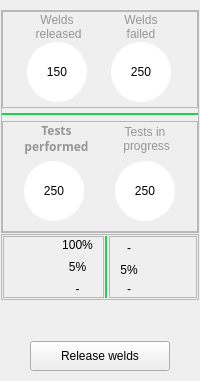
        <widget class="QWidget" name="constructInfoMenu">
         <layout class="QVBoxLayout" name="verticalLayout">
          <property name="spacing">
           <number>1</number>
          </property>
          <property name="leftMargin">
           <number>1</number>
          </property>
          <property name="topMargin">
           <number>10</number>
          </property>
          <property name="rightMargin">
           <number>1</number>
          </property>
          <property name="bottomMargin">
           <number>10</number>
          </property>
          <item>
           <widget class="QFrame" name="frame_17">
            <property name="styleSheet">
             <string notr="true">QPushButton{
   border: 1px solid rgb(255, 255, 255); 
   border-radius: 30px;
   font: 75 bold 16pt &quot;Microsoft YaHei&quot;; 
   background-color: rgb(255, 255, 255);
   color: rgb(0,0,0);
}

QPushButton:hover{
background-color: rgb(30, 210, 80);
}

QLabel{
	font: 75 bold 9pt &quot;Microsoft YaHei&quot;;
	color: rgb(150, 150, 150);
}</string>
            </property>
            <property name="frameShape">
             <enum>QFrame::StyledPanel</enum>
            </property>
            <property name="frameShadow">
             <enum>QFrame::Raised</enum>
            </property>
            <layout class="QVBoxLayout" name="verticalLayout_3">
             <property name="spacing">
              <number>5</number>
             </property>
             <property name="leftMargin">
              <number>0</number>
             </property>
             <property name="topMargin">
              <number>0</number>
             </property>
             <property name="rightMargin">
              <number>0</number>
             </property>
             <property name="bottomMargin">
              <number>0</number>
             </property>
             <item>
              <widget class="QFrame" name="frame_3">
               <property name="styleSheet">
                <string notr="true">QPushButton{
   border: 1px solid rgb(255, 255, 255); 
   border-radius: 30px;
   font: 75 bold 16pt &quot;Microsoft YaHei&quot;; 
   background-color: rgb(255, 255, 255);
   color: rgb(0,0,0);
}

QPushButton:hover{
background-color: rgb(30, 210, 80);
}

QLabel{
	font: 75 bold 9pt &quot;Microsoft YaHei&quot;;
	color: rgb(150, 150, 150);
}</string>
               </property>
               <property name="frameShape">
                <enum>QFrame::StyledPanel</enum>
               </property>
               <property name="frameShadow">
                <enum>QFrame::Raised</enum>
               </property>
               <layout class="QGridLayout" name="gridLayout">
                <property name="leftMargin">
                 <number>1</number>
                </property>
                <property name="topMargin">
                 <number>1</number>
                </property>
                <property name="rightMargin">
                 <number>1</number>
                </property>
                <property name="bottomMargin">
                 <number>5</number>
                </property>
                <property name="spacing">
                 <number>1</number>
                </property>
                <item row="0" column="1">
                 <widget class="QLabel" name="label_5">
                  <property name="text">
                   <string>Welds 
 released</string>
                  </property>
                  <property name="alignment">
                   <set>Qt::AlignCenter</set>
                  </property>
                 </widget>
                </item>
                <item row="0" column="2">
                 <widget class="QLabel" name="label_7">
                  <property name="text">
                   <string>Welds 
failed</string>
                  </property>
                  <property name="alignment">
                   <set>Qt::AlignCenter</set>
                  </property>
                 </widget>
                </item>
                <item row="1" column="2">
                 <widget class="QPushButton" name="weldsFailedBtn">
                  <property name="sizePolicy">
                   <sizepolicy hsizetype="Fixed" vsizetype="Fixed">
                    <horstretch>0</horstretch>
                    <verstretch>0</verstretch>
                   </sizepolicy>
                  </property>
                  <property name="minimumSize">
                   <size>
                    <width>60</width>
                    <height>60</height>
                   </size>
                  </property>
                  <property name="styleSheet">
                   <string notr="true"/>
                  </property>
                  <property name="text">
                   <string>250</string>
                  </property>
                 </widget>
                </item>
                <item row="1" column="1">
                 <widget class="QPushButton" name="weldsReleasedBtn">
                  <property name="sizePolicy">
                   <sizepolicy hsizetype="Fixed" vsizetype="Fixed">
                    <horstretch>0</horstretch>
                    <verstretch>0</verstretch>
                   </sizepolicy>
                  </property>
                  <property name="minimumSize">
                   <size>
                    <width>60</width>
                    <height>60</height>
                   </size>
                  </property>
                  <property name="text">
                   <string>150</string>
                  </property>
                 </widget>
                </item>
               </layout>
              </widget>
             </item>
             <item>
              <widget class="Line" name="line">
               <property name="styleSheet">
                <string notr="true">color: rgb(30, 210, 80);</string>
               </property>
               <property name="frameShadow">
                <enum>QFrame::Plain</enum>
               </property>
               <property name="lineWidth">
                <number>2</number>
               </property>
               <property name="orientation">
                <enum>Qt::Horizontal</enum>
               </property>
              </widget>
             </item>
             <item>
              <widget class="QFrame" name="frame_4">
               <property name="styleSheet">
                <string notr="true">QPushButton{
   border: 1px solid rgb(255, 255, 255); 
   border-radius: 30px;
   font: 75 bold 16pt &quot;Microsoft YaHei&quot;; 
   background-color: rgb(255, 255, 255);
   color: rgb(0,0,0);
}

QPushButton:hover{
background-color: rgb(30, 210, 80);
}

QLabel{
	font: 75 bold 9pt &quot;Microsoft YaHei&quot;;
}</string>
               </property>
               <property name="frameShape">
                <enum>QFrame::StyledPanel</enum>
               </property>
               <property name="frameShadow">
                <enum>QFrame::Raised</enum>
               </property>
               <layout class="QGridLayout" name="gridLayout_4">
                <property name="leftMargin">
                 <number>1</number>
                </property>
                <property name="topMargin">
                 <number>0</number>
                </property>
                <property name="rightMargin">
                 <number>1</number>
                </property>
                <property name="bottomMargin">
                 <number>10</number>
                </property>
                <item row="0" column="0">
                 <widget class="QLabel" name="label_6">
                  <property name="font">
                   <font>
                    <family>Microsoft YaHei</family>
                    <pointsize>9</pointsize>
                    <weight>75</weight>
                    <italic>false</italic>
                    <bold>true</bold>
                   </font>
                  </property>
                  <property name="text">
                   <string>Tests 
performed</string>
                  </property>
                  <property name="alignment">
                   <set>Qt::AlignCenter</set>
                  </property>
                 </widget>
                </item>
                <item row="0" column="1">
                 <widget class="QLabel" name="label_4">
                  <property name="styleSheet">
                   <string notr="true"/>
                  </property>
                  <property name="text">
                   <string>Tests in 
 progress</string>
                  </property>
                  <property name="alignment">
                   <set>Qt::AlignCenter</set>
                  </property>
                 </widget>
                </item>
                <item row="1" column="0">
                 <widget class="QPushButton" name="testsPerformedBtn">
                  <property name="sizePolicy">
                   <sizepolicy hsizetype="Fixed" vsizetype="Fixed">
                    <horstretch>0</horstretch>
                    <verstretch>0</verstretch>
                   </sizepolicy>
                  </property>
                  <property name="minimumSize">
                   <size>
                    <width>60</width>
                    <height>60</height>
                   </size>
                  </property>
                  <property name="styleSheet">
                   <string notr="true"/>
                  </property>
                  <property name="text">
                   <string>250</string>
                  </property>
                 </widget>
                </item>
                <item row="1" column="1">
                 <widget class="QPushButton" name="testsProgressBtn">
                  <property name="sizePolicy">
                   <sizepolicy hsizetype="Fixed" vsizetype="Fixed">
                    <horstretch>0</horstretch>
                    <verstretch>0</verstretch>
                   </sizepolicy>
                  </property>
                  <property name="minimumSize">
                   <size>
                    <width>60</width>
                    <height>60</height>
                   </size>
                  </property>
                  <property name="styleSheet">
                   <string notr="true"/>
                  </property>
                  <property name="text">
                   <string>250</string>
                  </property>
                 </widget>
                </item>
               </layout>
              </widget>
             </item>
            </layout>
           </widget>
          </item>
          <item>
           <widget class="QFrame" name="frame_5">
            <property name="styleSheet">
             <string notr="true">QLabel{
	font: 9pt;
}</string>
            </property>
            <property name="frameShape">
             <enum>QFrame::StyledPanel</enum>
            </property>
            <property name="frameShadow">
             <enum>QFrame::Raised</enum>
            </property>
            <layout class="QHBoxLayout" name="horizontalLayout_3">
             <property name="spacing">
              <number>1</number>
             </property>
             <property name="leftMargin">
              <number>1</number>
             </property>
             <property name="topMargin">
              <number>1</number>
             </property>
             <property name="rightMargin">
              <number>1</number>
             </property>
             <property name="bottomMargin">
              <number>1</number>
             </property>
             <item>
              <widget class="QFrame" name="frame_10">
               <property name="frameShape">
                <enum>QFrame::StyledPanel</enum>
               </property>
               <property name="frameShadow">
                <enum>QFrame::Raised</enum>
               </property>
               <layout class="QGridLayout" name="gridLayout_3">
                <property name="leftMargin">
                 <number>1</number>
                </property>
                <property name="topMargin">
                 <number>1</number>
                </property>
                <property name="rightMargin">
                 <number>10</number>
                </property>
                <property name="bottomMargin">
                 <number>1</number>
                </property>
                <property name="horizontalSpacing">
                 <number>10</number>
                </property>
                <property name="verticalSpacing">
                 <number>5</number>
                </property>
                <item row="0" column="1">
                 <widget class="QLabel" name="label_11">
                  <property name="maximumSize">
                   <size>
                    <width>30</width>
                    <height>30</height>
                   </size>
                  </property>
                  <property name="text">
                   <string/>
                  </property>
                  <property name="pixmap">
                   <pixmap resource="../resources.qrc">:/Icons/Icons/testingMethodsIcon_vt.png</pixmap>
                  </property>
                  <property name="scaledContents">
                   <bool>true</bool>
                  </property>
                 </widget>
                </item>
                <item row="1" column="1">
                 <widget class="QLabel" name="label_12">
                  <property name="maximumSize">
                   <size>
                    <width>30</width>
                    <height>30</height>
                   </size>
                  </property>
                  <property name="text">
                   <string/>
                  </property>
                  <property name="pixmap">
                   <pixmap resource="../resources.qrc">:/Icons/Icons/testingMethodsIcon_pt.png</pixmap>
                  </property>
                  <property name="scaledContents">
                   <bool>true</bool>
                  </property>
                 </widget>
                </item>
                <item row="2" column="1">
                 <widget class="QLabel" name="label_15">
                  <property name="maximumSize">
                   <size>
                    <width>30</width>
                    <height>30</height>
                   </size>
                  </property>
                  <property name="text">
                   <string/>
                  </property>
                  <property name="pixmap">
                   <pixmap resource="../resources.qrc">:/Icons/Icons/testingMethodsIcon_mt.png</pixmap>
                  </property>
                  <property name="scaledContents">
                   <bool>true</bool>
                  </property>
                 </widget>
                </item>
                <item row="1" column="2">
                 <widget class="QLabel" name="ptLevelLbl">
                  <property name="font">
                   <font>
                    <pointsize>9</pointsize>
                    <weight>50</weight>
                    <italic>false</italic>
                    <bold>false</bold>
                   </font>
                  </property>
                  <property name="text">
                   <string>5%</string>
                  </property>
                  <property name="alignment">
                   <set>Qt::AlignCenter</set>
                  </property>
                 </widget>
                </item>
                <item row="2" column="2">
                 <widget class="QLabel" name="mtLevelLbl">
                  <property name="font">
                   <font>
                    <pointsize>9</pointsize>
                    <weight>50</weight>
                    <italic>false</italic>
                    <bold>false</bold>
                   </font>
                  </property>
                  <property name="text">
                   <string>-</string>
                  </property>
                  <property name="alignment">
                   <set>Qt::AlignCenter</set>
                  </property>
                 </widget>
                </item>
                <item row="0" column="2">
                 <widget class="QLabel" name="vtLevelLbl">
                  <property name="font">
                   <font>
                    <pointsize>9</pointsize>
                    <weight>50</weight>
                    <italic>false</italic>
                    <bold>false</bold>
                   </font>
                  </property>
                  <property name="text">
                   <string>100%</string>
                  </property>
                  <property name="alignment">
                   <set>Qt::AlignCenter</set>
                  </property>
                 </widget>
                </item>
                <item row="1" column="0">
                 <spacer name="horizontalSpacer">
                  <property name="orientation">
                   <enum>Qt::Horizontal</enum>
                  </property>
                  <property name="sizeHint" stdset="0">
                   <size>
                    <width>40</width>
                    <height>20</height>
                   </size>
                  </property>
                 </spacer>
                </item>
               </layout>
              </widget>
             </item>
             <item>
              <widget class="Line" name="line_2">
               <property name="styleSheet">
                <string notr="true">color: rgb(30, 210, 80);</string>
               </property>
               <property name="frameShadow">
                <enum>QFrame::Plain</enum>
               </property>
               <property name="lineWidth">
                <number>2</number>
               </property>
               <property name="orientation">
                <enum>Qt::Vertical</enum>
               </property>
              </widget>
             </item>
             <item>
              <widget class="QFrame" name="frame_8">
               <property name="frameShape">
                <enum>QFrame::StyledPanel</enum>
               </property>
               <property name="frameShadow">
                <enum>QFrame::Raised</enum>
               </property>
               <layout class="QGridLayout" name="gridLayout_2">
                <property name="leftMargin">
                 <number>10</number>
                </property>
                <property name="topMargin">
                 <number>1</number>
                </property>
                <property name="rightMargin">
                 <number>1</number>
                </property>
                <property name="bottomMargin">
                 <number>1</number>
                </property>
                <property name="horizontalSpacing">
                 <number>10</number>
                </property>
                <property name="verticalSpacing">
                 <number>5</number>
                </property>
                <item row="2" column="0">
                 <widget class="QLabel" name="ltLevelLbl">
                  <property name="font">
                   <font>
                    <pointsize>9</pointsize>
                    <weight>50</weight>
                    <italic>false</italic>
                    <bold>false</bold>
                   </font>
                  </property>
                  <property name="text">
                   <string>-</string>
                  </property>
                  <property name="alignment">
                   <set>Qt::AlignCenter</set>
                  </property>
                 </widget>
                </item>
                <item row="1" column="0">
                 <widget class="QLabel" name="rtLevelLbl">
                  <property name="font">
                   <font>
                    <pointsize>9</pointsize>
                    <weight>50</weight>
                    <italic>false</italic>
                    <bold>false</bold>
                   </font>
                  </property>
                  <property name="text">
                   <string>5%</string>
                  </property>
                  <property name="alignment">
                   <set>Qt::AlignCenter</set>
                  </property>
                 </widget>
                </item>
                <item row="2" column="1">
                 <widget class="QLabel" name="label_16">
                  <property name="maximumSize">
                   <size>
                    <width>30</width>
                    <height>30</height>
                   </size>
                  </property>
                  <property name="text">
                   <string/>
                  </property>
                  <property name="pixmap">
                   <pixmap resource="../resources.qrc">:/Icons/Icons/testingMethodsIcon_lt.png</pixmap>
                  </property>
                  <property name="scaledContents">
                   <bool>true</bool>
                  </property>
                 </widget>
                </item>
                <item row="0" column="0">
                 <widget class="QLabel" name="utLevelLbl">
                  <property name="font">
                   <font>
                    <pointsize>9</pointsize>
                    <weight>50</weight>
                    <italic>false</italic>
                    <bold>false</bold>
                   </font>
                  </property>
                  <property name="text">
                   <string>-</string>
                  </property>
                  <property name="alignment">
                   <set>Qt::AlignCenter</set>
                  </property>
                 </widget>
                </item>
                <item row="1" column="1">
                 <widget class="QLabel" name="label_10">
                  <property name="maximumSize">
                   <size>
                    <width>30</width>
                    <height>30</height>
                   </size>
                  </property>
                  <property name="text">
                   <string/>
                  </property>
                  <property name="pixmap">
                   <pixmap resource="../resources.qrc">:/Icons/Icons/testingMethodsIcon_rt.png</pixmap>
                  </property>
                  <property name="scaledContents">
                   <bool>true</bool>
                  </property>
                 </widget>
                </item>
                <item row="0" column="1">
                 <widget class="QLabel" name="label_8">
                  <property name="maximumSize">
                   <size>
                    <width>30</width>
                    <height>30</height>
                   </size>
                  </property>
                  <property name="text">
                   <string/>
                  </property>
                  <property name="pixmap">
                   <pixmap resource="../resources.qrc">:/Icons/Icons/testingMethodsIcon_ut.png</pixmap>
                  </property>
                  <property name="scaledContents">
                   <bool>true</bool>
                  </property>
                 </widget>
                </item>
                <item row="0" column="2">
                 <spacer name="horizontalSpacer_2">
                  <property name="orientation">
                   <enum>Qt::Horizontal</enum>
                  </property>
                  <property name="sizeHint" stdset="0">
                   <size>
                    <width>40</width>
                    <height>20</height>
                   </size>
                  </property>
                 </spacer>
                </item>
               </layout>
              </widget>
             </item>
            </layout>
           </widget>
          </item>
          <item>
           <spacer name="verticalSpacer">
            <property name="orientation">
             <enum>Qt::Vertical</enum>
            </property>
            <property name="sizeHint" stdset="0">
             <size>
              <width>20</width>
              <height>40</height>
             </size>
            </property>
           </spacer>
          </item>
          <item alignment="Qt::AlignHCenter">
           <widget class="QPushButton" name="releaseWeldBtn">
            <property name="minimumSize">
             <size>
              <width>140</width>
              <height>30</height>
             </size>
            </property>
            <property name="text">
             <string>Release welds</string>
            </property>
            <property name="icon">
             <iconset resource="../resources.qrc">
              <normaloff>:/Icons/Icons/send.svg</normaloff>:/Icons/Icons/send.svg</iconset>
            </property>
           </widget>
          </item>
         </layout>
        </widget>
